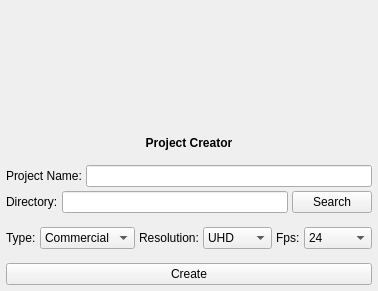
<?xml version="1.0" encoding="UTF-8"?>
<ui version="4.0">
 <class>XoloProjectCreator</class>
 <widget class="QWidget" name="XoloProjectCreator">
  <property name="geometry">
   <rect>
    <x>0</x>
    <y>0</y>
    <width>344</width>
    <height>291</height>
   </rect>
  </property>
  <property name="windowTitle">
   <string>Project Creator</string>
  </property>
  <layout class="QVBoxLayout" name="verticalLayout_2">
   <property name="spacing">
    <number>4</number>
   </property>
   <property name="leftMargin">
    <number>0</number>
   </property>
   <property name="topMargin">
    <number>0</number>
   </property>
   <property name="rightMargin">
    <number>0</number>
   </property>
   <property name="bottomMargin">
    <number>6</number>
   </property>
   <item>
    <layout class="QHBoxLayout" name="horizontalLayout_3">
     <property name="topMargin">
      <number>0</number>
     </property>
     <item>
      <widget class="QLabel" name="lbl_image">
       <property name="maximumSize">
        <size>
         <width>16777215</width>
         <height>100</height>
        </size>
       </property>
       <property name="frameShape">
        <enum>QFrame::NoFrame</enum>
       </property>
       <property name="text">
        <string/>
       </property>
       <property name="pixmap">
        <pixmap resource="pcreator.qrc">:/xolo/icons/xolo.png</pixmap>
       </property>
       <property name="scaledContents">
        <bool>false</bool>
       </property>
       <property name="alignment">
        <set>Qt::AlignCenter</set>
       </property>
      </widget>
     </item>
    </layout>
   </item>
   <item>
    <widget class="QLabel" name="label_2">
     <property name="maximumSize">
      <size>
       <width>16777215</width>
       <height>10</height>
      </size>
     </property>
     <property name="text">
      <string/>
     </property>
    </widget>
   </item>
   <item>
    <layout class="QVBoxLayout" name="verticalLayout">
     <property name="spacing">
      <number>4</number>
     </property>
     <property name="leftMargin">
      <number>6</number>
     </property>
     <property name="topMargin">
      <number>6</number>
     </property>
     <property name="rightMargin">
      <number>6</number>
     </property>
     <item>
      <widget class="QLabel" name="pc_label">
       <property name="minimumSize">
        <size>
         <width>0</width>
         <height>30</height>
        </size>
       </property>
       <property name="font">
        <font>
         <weight>75</weight>
         <bold>true</bold>
        </font>
       </property>
       <property name="text">
        <string>Project Creator</string>
       </property>
       <property name="alignment">
        <set>Qt::AlignCenter</set>
       </property>
      </widget>
     </item>
     <item>
      <layout class="QHBoxLayout" name="horizontalLayout">
       <property name="bottomMargin">
        <number>0</number>
       </property>
       <item>
        <widget class="QLabel" name="project_label">
         <property name="minimumSize">
          <size>
           <width>3</width>
           <height>0</height>
          </size>
         </property>
         <property name="text">
          <string>Project Name:</string>
         </property>
        </widget>
       </item>
       <item>
        <widget class="QLineEdit" name="edt_project">
         <property name="minimumSize">
          <size>
           <width>20</width>
           <height>0</height>
          </size>
         </property>
         <property name="toolTip">
          <string>Set the project name </string>
         </property>
        </widget>
       </item>
      </layout>
     </item>
     <item>
      <layout class="QHBoxLayout" name="horizontalLayout_2">
       <item>
        <widget class="QLabel" name="directory_label">
         <property name="text">
          <string>Directory:</string>
         </property>
        </widget>
       </item>
       <item>
        <widget class="QLineEdit" name="edt_directory">
         <property name="inputMask">
          <string/>
         </property>
         <property name="text">
          <string/>
         </property>
        </widget>
       </item>
       <item>
        <widget class="QPushButton" name="btn_search">
         <property name="toolTip">
          <string>Search the  main directory where you want to create the project this can not be change after the creation fo the project because if you change it the project will break</string>
         </property>
         <property name="text">
          <string>Search</string>
         </property>
        </widget>
       </item>
      </layout>
     </item>
     <item>
      <widget class="QLabel" name="label">
       <property name="minimumSize">
        <size>
         <width>0</width>
         <height>0</height>
        </size>
       </property>
       <property name="maximumSize">
        <size>
         <width>16777215</width>
         <height>6</height>
        </size>
       </property>
       <property name="text">
        <string/>
       </property>
      </widget>
     </item>
     <item>
      <layout class="QHBoxLayout" name="horizontalLayout_4">
       <item>
        <widget class="QLabel" name="type_label">
         <property name="text">
          <string>Type:</string>
         </property>
        </widget>
       </item>
       <item>
        <widget class="QComboBox" name="cbb_type">
         <property name="toolTip">
          <string>Type of project  this will define the folder structure for the project </string>
         </property>
         <item>
          <property name="text">
           <string>Commercial</string>
          </property>
         </item>
         <item>
          <property name="text">
           <string>VFX</string>
          </property>
         </item>
         <item>
          <property name="text">
           <string>Animation</string>
          </property>
         </item>
         <item>
          <property name="text">
           <string>Shot</string>
          </property>
         </item>
        </widget>
       </item>
       <item>
        <widget class="QLabel" name="format_label">
         <property name="text">
          <string>Resolution:</string>
         </property>
        </widget>
       </item>
       <item>
        <widget class="QComboBox" name="cbb_format">
         <property name="toolTip">
          <string>Resolution for the delivery / work of the project  this is need it to set all scene files with the correct resolution</string>
         </property>
         <item>
          <property name="text">
           <string>UHD</string>
          </property>
         </item>
         <item>
          <property name="text">
           <string>1920p</string>
          </property>
         </item>
         <item>
          <property name="text">
           <string>1280p</string>
          </property>
         </item>
         <item>
          <property name="text">
           <string>2k</string>
          </property>
         </item>
         <item>
          <property name="text">
           <string>2kDCP</string>
          </property>
         </item>
         <item>
          <property name="text">
           <string>4k</string>
          </property>
         </item>
         <item>
          <property name="text">
           <string>4kDCP</string>
          </property>
         </item>
        </widget>
       </item>
       <item>
        <widget class="QLabel" name="fps_label">
         <property name="text">
          <string>Fps:</string>
         </property>
        </widget>
       </item>
       <item>
        <widget class="QComboBox" name="cbb_fps">
         <property name="toolTip">
          <string>Define how many fps will be set for the project </string>
         </property>
         <item>
          <property name="text">
           <string>24</string>
          </property>
         </item>
         <item>
          <property name="text">
           <string>23.976</string>
          </property>
         </item>
         <item>
          <property name="text">
           <string>30</string>
          </property>
         </item>
         <item>
          <property name="text">
           <string>60</string>
          </property>
         </item>
         <item>
          <property name="text">
           <string>120</string>
          </property>
         </item>
        </widget>
       </item>
      </layout>
     </item>
     <item>
      <widget class="QLabel" name="label_3">
       <property name="maximumSize">
        <size>
         <width>16777215</width>
         <height>6</height>
        </size>
       </property>
       <property name="text">
        <string/>
       </property>
      </widget>
     </item>
     <item>
      <widget class="QPushButton" name="btn_create">
       <property name="toolTip">
        <string>Create project and base folder structure need it for  sync  project ith the tools</string>
       </property>
       <property name="text">
        <string>Create</string>
       </property>
      </widget>
     </item>
    </layout>
   </item>
  </layout>
 </widget>
 <resources>
  <include location="pcreator.qrc"/>
 </resources>
 <connections/>
</ui>
